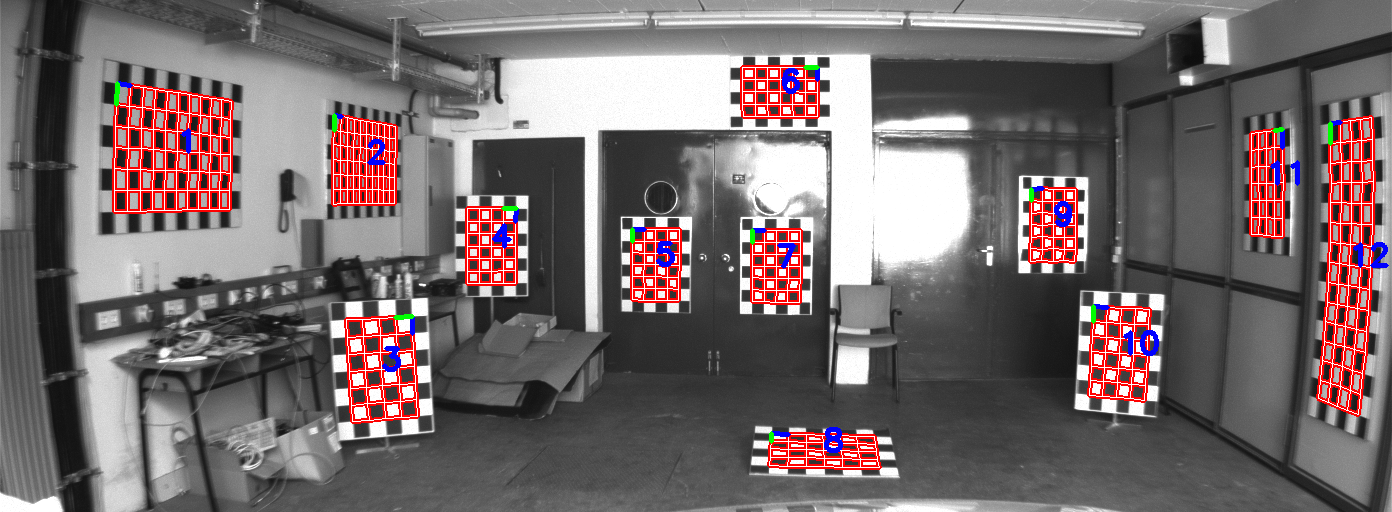
//> input picture data/00.png, 1392 x 512 px
$ ./main data/00.png   (built with g++ and OpenCV 4)
//> lines starting //> are read from the running program, lines starting //| are printed output that depends on the picture
//> further down, img_source is the input picture: 512 rows x 1392 cols, CV_8UC3; mean B, G, R 107.7, 106.5, 119.3
### include/ChessboardFromCorners.h
#ifndef CHESSBOARDFROMCORNERS_H
#define CHESSBOARDFROMCORNERS_H
#include "opencv2/highgui.hpp"
#include "include/CornerDetection.h"

class ChessboardFromCorners
{
public:
  ChessboardFromCorners();
  ~ChessboardFromCorners();
  void chessboardFromCorners(std::vector<CornerDetection::Corner> corners,
                             std::vector<cv::Mat> &chessboards);
  void plotChessboards(cv::Mat image,
                       std::vector<CornerDetection::Corner> corners,
                       std::vector<cv::Mat> chessboards);
private:
  int initChessboard(std::vector<CornerDetection::Corner> corners,
                      cv::Mat &chessboard,
                      int idx);
  double directionalNeighbor(std::vector<CornerDetection::Corner> corners,
                          cv::Mat &chessboard,
                          int idx,
                          cv::Point2d edge,
                          int chessboard_x,
                          int chessboard_y);
  double chessboardEnergy(std::vector<CornerDetection::Corner> corners,
                       cv::Mat chessboard);
  cv::Mat growChessboard(cv::Mat chessboard,
                         std::vector<CornerDetection::Corner> corners,
                         int border_type);
  void predictCorners(std::vector<cv::Point2d> x_1,
                      std::vector<cv::Point2d> x_2,
                      std::vector<cv::Point2d> x_3,
                      std::vector<cv::Point2d> &predicted_points);
  void assignClosestCorners( std::vector<cv::Point2d> candidate_points,
                             std::vector<cv::Point2d> predicted_points,
                             std::vector<int> &idx);


public:
  std::vector<cv::Mat> chessboards;
};
#endif // CHESSBOARDFROMCORNERS_H

### src/ChessboardFromCorners.cpp
#include <opencv2/opencv.hpp>

#include "include/ChessboardFromCorners.h"


ChessboardFromCorners::ChessboardFromCorners()
{}

ChessboardFromCorners::~ChessboardFromCorners()
{}

double ChessboardFromCorners::directionalNeighbor(
    std::vector<CornerDetection::Corner> corners,
    cv::Mat &chessboard,
    int idx,
    cv::Point2d edge,
    int chessboard_x,
    int chessboard_y)
{
//  std::cout<<"idx  "<<idx<<std::endl;
  std::vector<int> unused(corners.size());
  std::for_each(unused.begin(), unused.end(), [i=0] (int& x) mutable {x = i++;});

// [4 lines of commented-out code are left out]

  cv::Mat used_mat = chessboard > -1;
//  std::cout<<used_mat<<std::endl<<std::endl;

  std::vector<cv::Point> used_location;
  cv::findNonZero(used_mat, used_location);

/*  for (int a=0;a<used_location.size();a++) {
    std::cout<<used_location[a]<<"  ";
  }
  std::cout<<std::endl<<std::endl*/;

  std::vector<cv::Point>::iterator it_used;
  std::vector<int>::iterator it_unused;
  it_used = used_location.begin();
  it_unused = unused.begin();
  while (it_used != used_location.end()) {
    if(chessboard.at<int>(it_used->y,it_used->x ) == *it_unused) {
      unused.erase(it_unused);
      it_used++;
      it_unused = unused.begin();
    } else {
      it_unused++;
    }
  }
// [4 lines of commented-out code are left out]

  cv::Point2d dir;
  double dist;
  double dist_edge;
  std::vector<double> dist_all;

  it_unused = unused.begin();
  while (it_unused != unused.end()) {
// [4 lines of commented-out code are left out]

    dir = corners[*it_unused].point - corners[idx].point;
    dist = ((dir.x * edge.x) + (dir.y * edge.y));
//    std::cout<<((dir.x * edge.x) + (dir.y * edge.y))<<std::endl<<std::endl;
//    break;
    dist_edge = cv::norm (dir - (dist * edge));
    if (dist < 0) dist = std::numeric_limits<double>::infinity();
    dist_all.push_back(dist + 5*dist_edge);
    it_unused++;
  }

  int min_index = std::min_element(dist_all.begin(),dist_all.end()) -
                  dist_all.begin();
//  std::cout<<min_index<<std::endl;
  double min_element = *std::min_element(dist_all.begin(), dist_all.end());
//  std::cout<<min_element<<std::endl;
  chessboard.at<int>(chessboard_y,chessboard_x) = unused[min_index];
//  std::cout<<chessboard<<std::endl;
  return min_element;
}

int ChessboardFromCorners::initChessboard(std::vector<CornerDetection::Corner> corners,
                                          cv::Mat &chessboard,
                                          int idx)
{
  if (corners.size()< 9) {
    chessboard.release();
    return 0;
  }
//  std::cout<<chessboard<<std::endl<<std::endl;
  chessboard.at<int>(1,1) = idx;
//  std::cout<<chessboard<<std::endl<<std::endl;

  std::vector<double> dist1(2);
  std::vector<double> dist2(6);

  dist1[0] = directionalNeighbor(corners, chessboard , idx, corners[idx].edge1,
                                 2, 1);

  dist1[1] = directionalNeighbor(corners, chessboard , idx, - 1*corners[idx].edge1,
                                 0, 1);

  dist2[0] = directionalNeighbor(corners, chessboard , idx, corners[idx].edge2,
                                 1, 2);
  dist2[1] = directionalNeighbor(corners, chessboard , idx, -1*corners[idx].edge2,
                                 1, 0);
 dist2[2] = directionalNeighbor(corners, chessboard , chessboard.at<int>(1, 0),
                                - 1*corners[idx].edge2, 0, 0);

 dist2[3] = directionalNeighbor(corners, chessboard , chessboard.at<int>(1, 0),
                                corners[idx].edge2, 0, 2);
 dist2[4] = directionalNeighbor(corners, chessboard , chessboard.at<int>(1, 2),
                                -1*corners[idx].edge2, 2,0);

 dist2[5] = directionalNeighbor(corners, chessboard , chessboard.at<int>(1, 2),
                                corners[idx].edge2, 2, 2);
// [11 lines of commented-out code are left out]

 if (std::any_of(dist1.begin(), dist1.end(), [](double i){
                 return std::isinf(i);})) return 0;
// std::cout<<__LINE__<<std::endl<<std::endl;
  if (std::any_of(dist2.begin(), dist2.end(), [](double i){
                  return std::isinf(i);})) return 0;
//std::cout<<__LINE__<<std::endl<<std::endl;
  cv::Scalar mean_dist1, stddev_dist1;
  cv::meanStdDev 	(dist1, mean_dist1, stddev_dist1, cv::noArray());

  cv::Scalar mean_dist2, stddev_dist2;
  cv::meanStdDev 	(dist2, mean_dist2, stddev_dist2, cv::noArray());

//std::cout<<stddev_dist1[0]/mean_dist1[0]<<std::endl<<std::endl;
//std::cout<<stddev_dist2[0]/mean_dist2[0]<<std::endl<<std::endl;
  if ((stddev_dist1[0]/mean_dist1[0]) > 0.3 ||
      (stddev_dist2[0]/mean_dist2[0]) > 0.3) return 0;
  return 1;
}

double ChessboardFromCorners::chessboardEnergy(
    std::vector<CornerDetection::Corner> corners,
    cv::Mat chessboard)
{
  int nbr_corners = - chessboard.total();

  double enrgy_structure = 0;

  cv::Point2d x_1;
  cv::Point2d x_2;
  cv::Point2d x_3;

  for (int j = 0; j < chessboard.rows; ++j) {
    for (int k =0; k < chessboard.cols - 2; ++k) {
      x_1 = corners[chessboard.at<int>(j,k)].point;
      x_2 = corners[chessboard.at<int>(j,k+1)].point;
      x_3 = corners[chessboard.at<int>(j,k+2)].point;

      enrgy_structure = std::max(enrgy_structure,
                                 cv::norm(x_1 + x_3 - 2*x_2) / cv::norm(x_1 - x_3));
    }
  }

  for (int j = 0; j < chessboard.cols; ++j) {
    for (int k =0; k < chessboard.rows - 2; ++k) {
      x_1 = corners[chessboard.at<int>(k, j)].point;
      x_2 = corners[chessboard.at<int>(k+1, j)].point;
      x_3 = corners[chessboard.at<int>(k+2, j)].point;
      enrgy_structure = std::max(enrgy_structure,
                                 cv::norm(x_1 + x_3 - 2*x_2) / cv::norm(x_1 - x_3));
    }
  }
  return nbr_corners + chessboard.total()*enrgy_structure;
}

// [232 lines left out: functions predictCorners, assignClosestCorners, growChessboard, not called in this run]

void ChessboardFromCorners::chessboardFromCorners(std::vector<CornerDetection::Corner> corners,
    std::vector<cv::Mat> &chessboards)
{
  for (int i = 0; i < corners.size(); ++i) {
// [9 lines of commented-out code are left out]
    cv::Mat chessboard = -1 * cv::Mat::ones(3,3,CV_32S);
    int initches = initChessboard(corners,chessboard, i);
    double chessenerg = chessboardEnergy(corners, chessboard);
    if (! initches||
        chessenerg > 0) {
//      std::cout<<"initches  "<<initches<<std::endl;
//      std::cout<<"chessenerg  "<<chessenerg<<std::endl;
//      std::cout<<"continue"<<std::endl;
      continue;
    }
//    std::cout<<chessboard<<std::endl<<std::endl;
//std::cout<<"chessenerg  "<<chessenerg<<std::endl;
    double energy;
    std::vector<cv::Mat> proposal(4);
    std::vector<double> proposal_energy(4);
    while (1) {
      energy = chessboardEnergy(corners, chessboard);
//      std::cout<<"chessenerg  "<<chessenerg<<std::endl;

      for (int j = 0; j < 4; ++j) {
        proposal[j] = growChessboard(chessboard, corners, j);
        proposal_energy[j] = chessboardEnergy(corners, proposal[j]);
      }
// [8 lines of commented-out code are left out]

      int min_index = std::min_element(proposal_energy.begin(),
                                       proposal_energy.end()) -
                      proposal_energy.begin();
      double min_element = *std::min_element(proposal_energy.begin(),
                                             proposal_energy.end());
//      std::cout<<min_index<<std::endl;
//      std::cout<<min_element<<std::endl;

      if (min_element < energy) {
        chessboard = proposal[min_index];
//        std::cout<<chessboard<<std::endl;

      } else {
        break;
      }
//      std::cout<<"###############"<<std::endl;
    }

    double enrgy_chess = chessboardEnergy(corners, chessboard);
    if (enrgy_chess < -10) {
      std::vector<int> array;
      if (chessboard.isContinuous()) {
        array.assign((int*)chessboard.data,
                     (int*)chessboard.data + chessboard.total());
      } else {
        for (int i = 0; i < chessboard.rows; ++i) {
          array.insert(array.end(), chessboard.ptr<int>(i),
                       chessboard.ptr<int>(i)+chessboard.cols);
        }
      }

      cv::MatIterator_<int> it;
      std::pair<int, double> overlap_pair;
      std::vector<std::pair<int, double>> overlap_vect;

      for (int j = 0; j < chessboards.size(); ++j) {
        for(it = chessboards[j].begin<int>(); it != chessboards[j].end<int>(); ++it) {
          if (std::find(array.begin(), array.end(), *it) != array.end()) {
            overlap_pair = std::make_pair(1, chessboardEnergy(corners, chessboards[j]));
            overlap_vect.push_back(overlap_pair);
            break;
          }
        }
        overlap_pair = std::make_pair(0, 0.);
        overlap_vect.push_back(overlap_pair);
      }
      if ( std::all_of(overlap_vect.begin(), overlap_vect.end(),
                       [](std::pair<int, double> i){return i.first ==0;}) ||
           overlap_vect.empty() ) {
        chessboards.push_back(chessboard);
      } else {
        std::vector<std::pair<int, double>>::iterator iter = overlap_vect.begin();
        std::vector<cv::Mat>::iterator iter_chessboards = chessboards.begin();
        while ((iter = std::find_if(iter, overlap_vect.end(),
                                    [](std::pair<int, double> i){
                                    return i.first ==1;})) == overlap_vect.end()) {
          if (iter->second <= enrgy_chess) {
            chessboard.copyTo(*iter_chessboards);
          }
          iter++;
          iter_chessboards++;
        }
      }
      overlap_vect.clear();
    }
  }
}

void ChessboardFromCorners::plotChessboards(
    cv::Mat image,
    std::vector<CornerDetection::Corner> corners,
    std::vector<cv::Mat> chessboards)
{
  cv::Mat cb;
  for (int i =0; i < chessboards.size(); ++i) {
    chessboards[i].copyTo(cb);
//    std::cout<<cb<<std::endl;
    for (int j = 0; j < cb.rows; ++j) {
      for (int u =0; u < cb.row(j).total()-1;++u) {
        cv::line(image, corners[cb.at<int>(j,u)].point,
            corners[cb.at<int>(j,u+1)].point, cv::Scalar(0,0,255), 4, 8,0);
      }
    }
    for (int j = 0; j < cb.cols; ++j) {
      for (int u =0; u < cb.col(j).total()-1;++u) {
        cv::line(image, corners[cb.at<int>(u,j)].point,
            corners[cb.at<int>(u+1, j)].point, cv::Scalar(0,0,255), 4, 8,0);
      }
    }
    for (int j = 0; j < cb.rows; ++j) {
      for (int u =0; u < cb.row(j).total()-1;++u) {
        cv::line(image, corners[cb.at<int>(j,u)].point,
            corners[cb.at<int>(j,u+1)].point, cv::Scalar(255,255,255), 1, 8,0);
      }
    }
    for (int j = 0; j < cb.cols; ++j) {
      for (int u =0; u < cb.col(j).total()-1;++u) {
        cv::line(image, corners[cb.at<int>(u,j)].point,
            corners[cb.at<int>(u+1, j)].point, cv::Scalar(255,255,255), 1, 8,0);
      }
    }

    cv::line(image, corners[cb.at<int>(0,0)].point, corners[cb.at<int>(0,1)].point,
        cv::Scalar(255,0,0),  4, 8,0);
    cv::line(image, corners[cb.at<int>(0,0)].point, corners[cb.at<int>(1,0)].point,
        cv::Scalar(0,255,0), 4, 8,0);

    cv::Point2d mean;
    for (int k = 0; k < cb.rows; ++k) {
      for (int m = 0; m < cb.cols; ++m) {
        mean += corners[cb.at<int>(k,m)].point;
      }
    }
    mean = mean / (double)cb.total();
    cv::putText(image, std::to_string(i+1),
        corners[cb.at<int>(cb.rows/2,cb.cols/2)].point,  cv::FONT_HERSHEY_SIMPLEX,
        1, cv::Scalar(255,0,0), 3, 1, false );
  }
}

### src/CornerDetection.cpp
#include <math.h>

#include <opencv2/opencv.hpp>
#include <opencv2/core/hal/hal.hpp>

#include "include/CornerDetection.h"


CornerDetection::CornerDetection()
{
  radius = {4, 8, 12};
  templateProps = { cv::Point2f(0.f, (float)(CV_PI / 2)),
                    cv::Point2f((float)CV_PI /4, (float)-CV_PI /4)};
}

CornerDetection::~CornerDetection()
{}

double CornerDetection::normpdf(double x, double mean, double sigma)
{
  return (1/(sigma*sqrt(2*CV_PI))) *
      exp(-((x-mean)*(x-mean)) / (2 * sigma * sigma));
}

void CornerDetection::createCorrelationPatch(float angle1,
                                             float angle2,
                                             int radius,
                                             std::vector<cv::Mat> &templates)
{
  int width = radius*2 + 1;
  int height = radius*2 + 1;

  templates[0] = cv::Mat::zeros(height, width, CV_64F);
  templates[1] = cv::Mat::zeros(height, width, CV_64F);
  templates[2] = cv::Mat::zeros(height, width, CV_64F);
  templates[3] = cv::Mat::zeros(height, width, CV_64F);

  int mid_point_u = radius + 1;
  int mid_point_v = radius + 1;

  std::vector<double> n1{-std::sin(angle1), std::cos(angle1)};
  std::vector<double> n2{-std::sin(angle2), std::cos(angle2)};

  for(int u = 0; u < width; ++u) {
    for(int v = 0; v < height; ++v) {
      std::vector<int> vec{u + 1 - mid_point_u, v +1 - mid_point_v};
      double dist = cv::norm (vec, cv::NORM_L2, cv::noArray());

      double s1 = vec[0] * n1[0] + vec[1] * n1[1];
      double s2 = vec[0] * n2[0] + vec[1] * n2[1];

      if(s1 <= -0.1 && s2 <= -0.1) {
        templates[0].at<double>(v, u) = normpdf(dist, 0, radius/2);
      } else if(s1 >= 0.1 && s2 >= 0.1) {
        templates[1].at<double>(v, u) = normpdf(dist, 0, radius/2);
      } else if(s1 <= -0.1 && s2 >= 0.1) {
        templates[2].at<double>(v, u) = normpdf(dist, 0, radius/2);
      } else if(s1 >= 0.1 && s2 <= -0.1) {
        templates[3].at<double>(v, u) = normpdf(dist, 0, radius/2);
      }
    }
  }
  templates[0] /= cv::sum(templates[0])[0];
  templates[1] /= cv::sum(templates[1])[0];
  templates[2] /= cv::sum(templates[2])[0];
  templates[3] /= cv::sum(templates[3])[0];
}

void CornerDetection::nonMaximumSuppression(cv::Mat img_corners,
                                            std::vector<Corner> &corners,
                                            double threshold,
                                            int margin,
                                            int window_size)
{
  for (int i = window_size+margin; i < img_corners.cols -window_size-margin;
       i+= window_size+1) {
    for (int j = window_size+margin; j < img_corners.rows -window_size-margin;
         j+= window_size+1) {
      int maxi = i;
      int maxj = j;
      double max_val = img_corners.at<double>(j, i);
      for (int i2 = i; i2 <= i+window_size; ++i2) {
        for (int j2 = j; j2 <= j+window_size; ++j2) {
          double current_val = img_corners.at<double>(j2, i2);
          if (current_val > max_val && current_val-max_val > 0.001) {
            maxi = i2;
            maxj = j2;
            max_val = current_val;
          }
        }
      }
      int failed = 0;
      for (int i2 = maxi-window_size;
           i2 <= std::min(maxi+window_size,img_corners.cols-margin);
           ++i2) {
        for (int j2 = maxj-window_size;
             j2 <= std::min(maxj+window_size,img_corners.rows-margin);
             ++j2) {
          double current_val = img_corners.at<double>(j2,i2);
          if (current_val > max_val && current_val-max_val > 0.001 &&
              (i2<i || i2>i+window_size || j2<j || j2>j+window_size)) {
            failed =1;
            break;
          }
        }
        if (failed) break;
      }
      if (max_val >= threshold && !failed) {
        Corner corner;
        corner.point = cv::Point2f(maxi, maxj);
        corners.push_back(corner);
      }
    }
  }
}

void CornerDetection::initialDetection(cv::Mat img_norm,
                                       std::vector<Corner> &corners)
{
  cv::Mat img_corners_a1, img_corners_a2;
  cv::Mat img_corners_b1, img_corners_b2;
  cv::Mat img_corners_mu;
  cv::Mat img_corners_a, img_corners_b;
  cv::Mat img_corners_1, img_corners_2;
  cv::Mat img_corners = cv::Mat::zeros(img_norm.size(), CV_64F);

  for (auto const& r: radius) {
    for (unsigned int t = 0; t < templateProps.size(); ++t) {
      std::vector<cv::Mat> templates(4);
      createCorrelationPatch(templateProps[t].x, templateProps[t].y, r,
                             templates);
      cv::flip(templates[0],templates[0],-1);
      cv::flip(templates[1],templates[1],-1);
      cv::flip(templates[2],templates[2],-1);
      cv::flip(templates[3],templates[3],-1);

      cv::filter2D(img_norm,img_corners_a1, -1, templates[0],
          cv:: Point(-1,-1), 0, cv::BORDER_REFLECT);
      cv::filter2D(img_norm,img_corners_a2, -1, templates[1],
          cv::Point(-1,-1), 0,cv::BORDER_REFLECT);
      cv::filter2D(img_norm,img_corners_b1, -1, templates[2],
          cv::Point(-1,-1), 0, cv::BORDER_REFLECT);
      cv::filter2D(img_norm,img_corners_b2, -1, templates[3],
          cv::Point(-1,-1), 0, cv::BORDER_REFLECT);
      img_corners_mu = (img_corners_a1 + img_corners_a2 +
                        img_corners_b1 + img_corners_b2) / 4;
      img_corners_a = cv::min(img_corners_a1, img_corners_a2) - img_corners_mu;
      img_corners_b  = img_corners_mu - cv::max(img_corners_b1, img_corners_b2);
      img_corners_1 = cv::min(img_corners_a, img_corners_b);

      img_corners_a  = img_corners_mu - cv::max(img_corners_a1, img_corners_a2);
      img_corners_b  = cv::min(img_corners_b1, img_corners_b2) - img_corners_mu;
      img_corners_2 = cv::min(img_corners_a, img_corners_b);

      img_corners = cv::max(img_corners, cv::max(img_corners_1, img_corners_2));

      templates.clear();
    }
  }
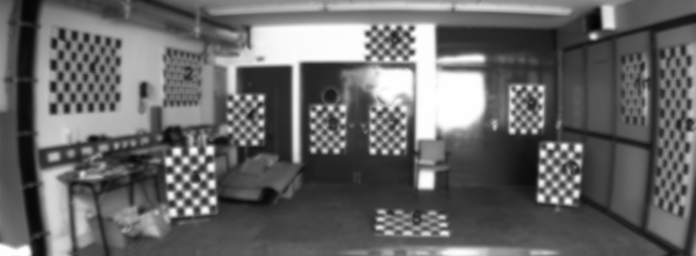
//> img_corners_a1: 512 rows x 1392 cols, CV_64FC1 (shown at 1/2 size); min 0.011, max 1, mean 0.405
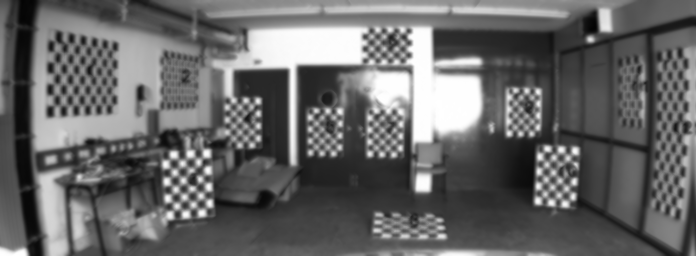
//> img_corners_b2: 512 rows x 1392 cols, CV_64FC1 (shown at 1/2 size); min 0.0126, max 1, mean 0.405
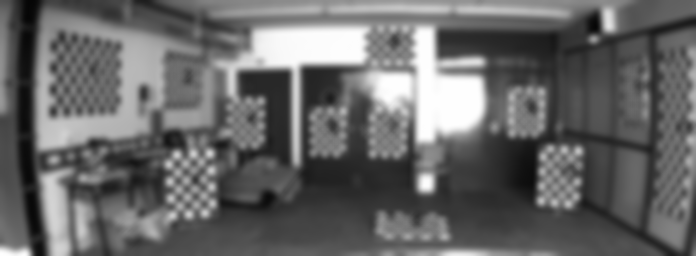
//> img_corners_mu: 512 rows x 1392 cols, CV_64FC1 (shown at 1/2 size); min 0.0242, max 1, mean 0.405
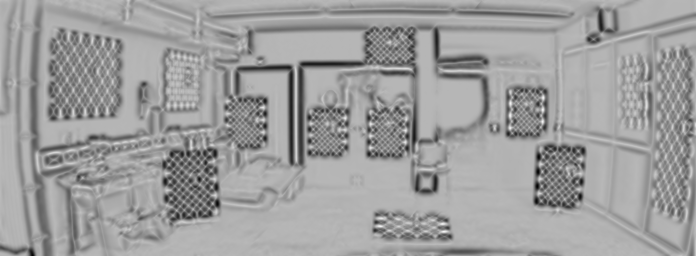
//> img_corners_1: 512 rows x 1392 cols, CV_64FC1 (shown at 1/2 size); min -0.559, max 0.222, mean -0.0765; drawn with min black and max white
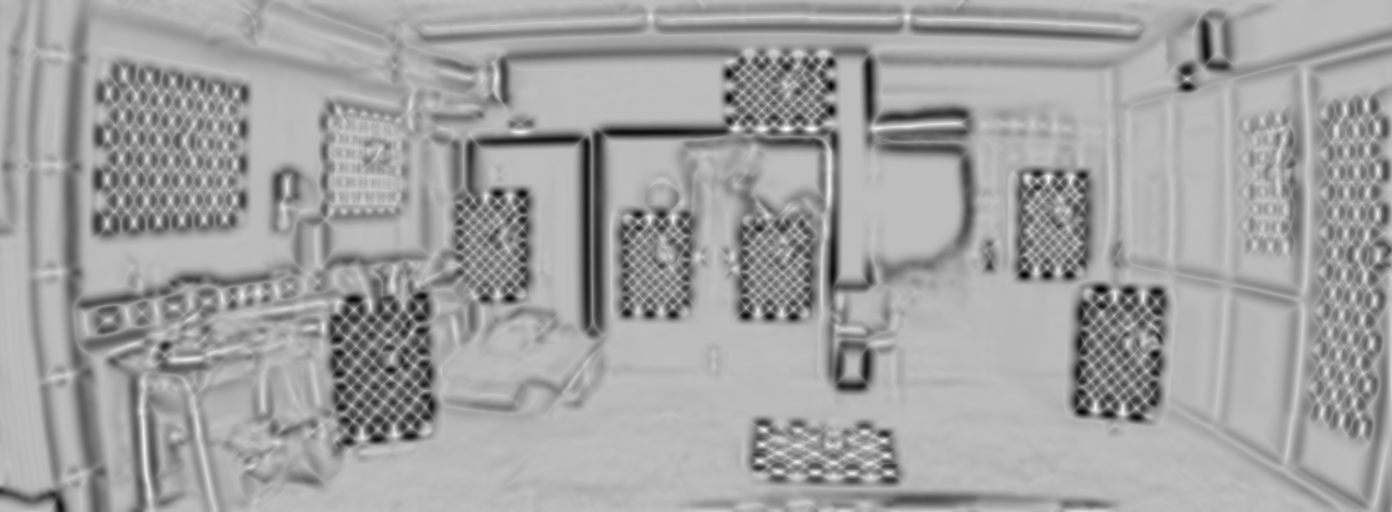
//> img_corners_2: 512 rows x 1392 cols, CV_64FC1; min -0.524, max 0.181, mean -0.0765; drawn with min black and max white
  cv::threshold(img_corners, img_corners, 0.00001, 0, cv::THRESH_TOZERO);
//> img_corners: 512 rows x 1392 cols, CV_64FC1; min 0, max 0.293, mean 0.00543
//> (the rest of the program and of its run is left out)
